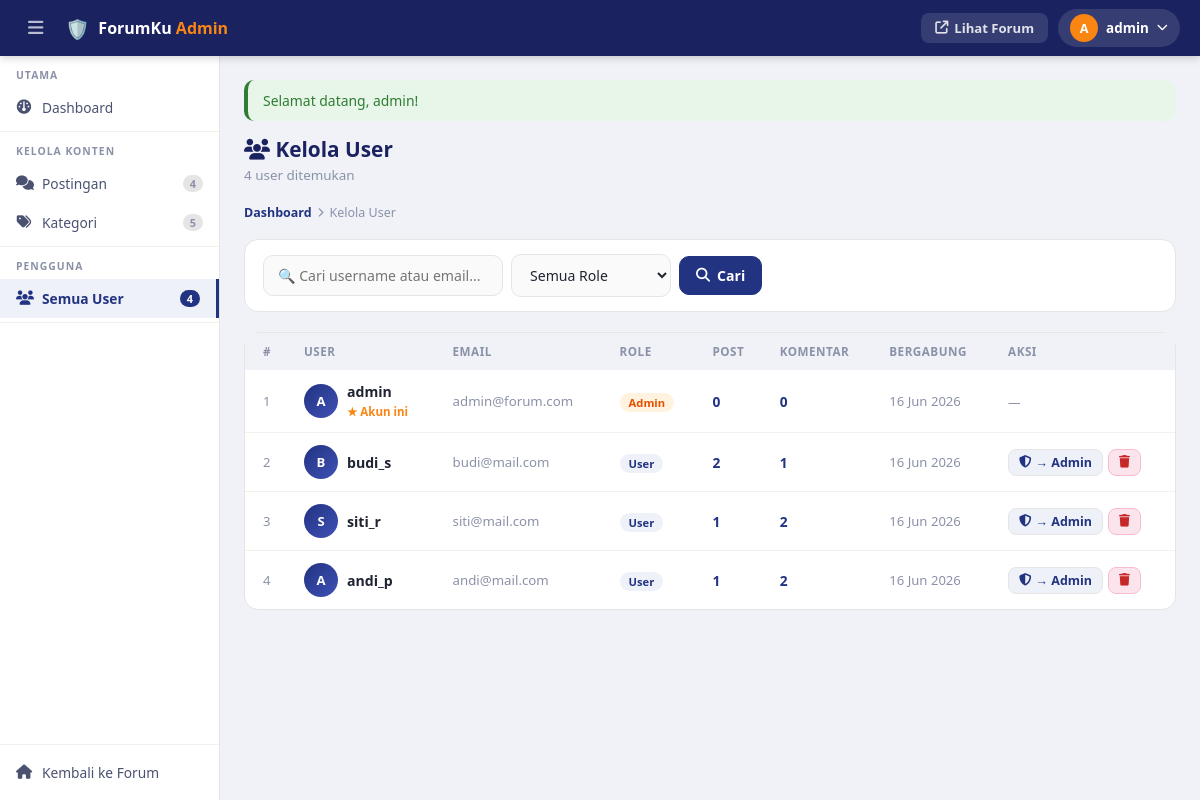
/admin/users.php (signed in), run on the app's committed database.
### tables this page shows
CREATE TABLE tb_user (
    id_user INT AUTO_INCREMENT PRIMARY KEY,
    username VARCHAR(50) NOT NULL UNIQUE,
    email VARCHAR(100) NOT NULL UNIQUE,
    password VARCHAR(255) NOT NULL,
    role ENUM('user','admin') DEFAULT 'user',
    tgl_daftar DATETIME DEFAULT CURRENT_TIMESTAMP
);

### config/db.php (called while the page is built, shortened)
<?php
function clean($d)
{
    return htmlspecialchars(strip_tags(trim($d)));
}
function getInitial($u)
{
    return strtoupper(substr($u, 0, 1));
}

### admin/users.php (the view, shortened to what this page needs)
<?php
require_once $_SERVER['DOCUMENT_ROOT'].'/forum_diskusi/config/db.php';
$search = isset($_GET['q'])?trim($_GET['q']):'';
$where  = '1=1';
$users = mysqli_query($conn,
  "SELECT u.*,(SELECT COUNT(*) FROM tb_postingan WHERE id_user=u.id_user) jp,
   (SELECT COUNT(*) FROM tb_komentar WHERE id_user=u.id_user) jk
   FROM tb_user u WHERE $where ORDER BY u.tgl_daftar DESC");
$total_rows = mysqli_num_rows($users);
require_once $_SERVER['DOCUMENT_ROOT'].'/forum_diskusi/includes/admin_header.php';
?>
<div class="admin-page-header">
  <div>
    <h1><i class="fa fa-users"></i> Kelola User</h1>
    <p><?= $total_rows ?> user ditemukan</p>
  </div>
</div>
<div class="admin-breadcrumb">
  <a href="<?= BASE_URL ?>/admin/index.php">Dashboard</a>
  <i class="fa fa-chevron-right" style="font-size:.6rem;"></i>
  <span>Kelola User</span>
</div>
<div class="admin-card" style="padding:14px 18px;">
  <form method="GET" style="display:flex;gap:8px;flex-wrap:wrap;align-items:center;">
    <input type="text" name="q" class="form-control" style="max-width:240px;" placeholder="&#128269; Cari username atau email..." value="<?= clean($search) ?>">
    <select name="role_filter" class="form-control" style="max-width:160px;">
      <option value="">Semua Role</option>
    </select>
    <button type="submit" class="btn btn-primary" style="padding:9px 16px;"><i class="fa fa-magnifying-glass"></i> Cari</button>
  </form>
</div>
<div class="admin-card" style="padding:0;">
  <div class="admin-table-wrap">
    <table class="admin-table">
      <thead>
        <tr>
          <th style="padding-left:18px;">#</th>
          <th>User</th>
          <th>Email</th>
          <th>Role</th>
          <th>Post</th>
          <th>Komentar</th>
          <th>Bergabung</th>
          <th>Aksi</th>
        </tr>
      </thead>
      <tbody>
      <?php $no=1; while($u=mysqli_fetch_assoc($users)): ?>
      <tr>
        <td style="padding-left:18px;color:#8B92A8;font-size:.82rem;"><?= $no++ ?></td>
        <td>
          <div style="display:flex;align-items:center;gap:9px;">
            <div style="width:34px;height:34px;min-width:34px;background:linear-gradient(135deg,#223382,#3f51b5);color:#fff;border-radius:50%;display:flex;align-items:center;justify-content:center;font-weight:800;font-size:.82rem;flex-shrink:0;"><?= getInitial($u['username']) ?></div>
            <div>
              <div style="font-weight:700;font-size:.88rem;"><?= clean($u['username']) ?></div>
              <?php if ($u['id_user']===$_SESSION['user_id']): ?>
              <span style="font-size:.72rem;color:#F98513;font-weight:600;">&#9733; Akun ini</span>
              <?php endif; ?>
            </div>
          </div>
        </td>
        <td style="font-size:.83rem;color:#8B92A8;"><?= clean($u['email']) ?></td>
        <td><span class="badge-role-<?= $u['role'] ?>"><?= ucfirst($u['role']) ?></span></td>
        <td style="font-weight:700;color:#223382;"><?= $u['jp'] ?></td>
        <td style="font-weight:700;color:#223382;"><?= $u['jk'] ?></td>
        <td style="font-size:.82rem;color:#8B92A8;"><?= date('d M Y',strtotime($u['tgl_daftar'])) ?></td>
        <td>
          <?php if ($u['id_user']!==$_SESSION['user_id']): ?>
          <div style="display:flex;gap:5px;">
            <a href="?role=<?= $u['id_user'] ?>" class="btn-sm" onclick="return confirm('Ubah role user ini?')" title="<?= $u['role']==='admin'?'Jadikan User':'Jadikan Admin' ?>">
              <i class="fa fa-<?= $u['role']==='admin'?'user':'shield-halved' ?>"></i>
              <?= $u['role']==='admin'?'&rarr; User':'&rarr; Admin' ?>
            </a>
            <a href="?del=<?= $u['id_user'] ?>" class="btn-sm danger" onclick="return confirmDelete('Hapus user <?= clean($u['username']) ?>? Semua postingannya akan ikut terhapus.')">
              <i class="fa fa-trash"></i>
            </a>
          </div>
          <?php else: ?>
          <span style="font-size:.78rem;color:#8B92A8;">&#8212;</span>
          <?php endif; ?>
        </td>
      </tr>
      <?php endwhile; ?>
      </tbody>
    </table>
  </div>
</div>
<?php require_once $_SERVER['DOCUMENT_ROOT'].'/forum_diskusi/includes/admin_footer.php'; ?>

### assets/css/style.css (style rules this page uses)
html { overflow-y: scroll; }
*, *::before, *::after { box-sizing: border-box; margin: 0; padding: 0; }
body { font-family: 'Segoe UI', system-ui, -apple-system, sans-serif; background: #F4F1EC; color: #1F2430; font-size: 0.92rem; min-height: 100vh; }
a { text-decoration: none; color: inherit; }
.badge-role-admin { background:#FFF3E0;color:#e65100;font-size:.7rem;font-weight:700;padding:2px 9px;border-radius:12px; }
.badge-role-user { background:#EEF1F8;color:#223382;font-size:.7rem;font-weight:600;padding:2px 9px;border-radius:12px; }
.btn { display:inline-flex;align-items:center;gap:7px;padding:9px 18px;border-radius:10px;font-size:.88rem;font-weight:600;cursor:pointer;border:1.5px solid transparent;transition:all .15s;font-family:inherit;white-space:nowrap;text-decoration:none; }
.btn-primary { background:#223382;color:#fff;border-color:#223382; }
.btn-sm { display:inline-flex;align-items:center;gap:4px;padding:4px 10px;border-radius:8px;font-size:.78rem;font-weight:600;cursor:pointer;background:#EEF1F8;color:#223382;border:1px solid #E5E5E5;transition:background .15s;white-space:nowrap;font-family:inherit;text-decoration:none; }
.btn-sm.danger { background:#fce4ec;color:#c62828;border-color:#f8bbd0; }
.form-control { width:100%;padding:10px 14px;border:1.5px solid #E5E5E5;border-radius:10px;font-size:.88rem;color:#1F2430;background:#FAFAFA;transition:border-color .2s,box-shadow .2s;font-family:inherit; }
select.form-control { cursor:pointer; }

### assets/css/admin.css (style rules this page uses)
.admin-body { background: #F0F2F8; margin: 0; font-family: 'Segoe UI', system-ui, sans-serif; }
.admin-page-header { display: flex; align-items: center; justify-content: space-between; margin-bottom: 20px; flex-wrap: wrap; gap: 12px; }
.admin-page-header h1 { font-size: 1.3rem; font-weight: 800; color: #1a2260; margin: 0; }
.admin-page-header p { font-size: .84rem; color: #8B92A8; margin: 3px 0 0; }
.admin-breadcrumb { font-size: .78rem; color: #8B92A8; margin-bottom: 18px; display: flex; align-items: center; gap: 6px; }
.admin-breadcrumb a { color: #223382; text-decoration: none; font-weight: 600; }
.admin-card { background: #fff; border: 1px solid #E5E5E5; border-radius: 14px; padding: 20px; margin-bottom: 20px; }
.admin-table-wrap { overflow-x: auto; border-radius: 0 0 14px 14px; }
.admin-table { width: 100%; border-collapse: collapse; }
.admin-table thead tr { background: #F0F2F8; }
.admin-table th { padding: 11px 14px; font-size: .73rem; font-weight: 700; color: #8B92A8; text-transform: uppercase; letter-spacing: .5px; text-align: left; white-space: nowrap; }
.admin-table td { padding: 12px 14px; border-bottom: 1px solid #F4F1EC; vertical-align: middle; font-size: .86rem; }
.admin-table tbody tr:last-child td { border-bottom: none; }

### data on the page
tb_user: username "A", username "admin", shows "★ Akun ini", email "admin@forum.com", role "Admin", jp "0", jk "0", tgl_daftar "16 Jun 2026"
tb_user: username "B", username "budi_s", email "budi@mail.com", role "User", jp "2", jk "1", tgl_daftar "16 Jun 2026", shows "→ Admin"
tb_user: username "S", username "siti_r", email "siti@mail.com", role "User", jp "1", jk "2", tgl_daftar "16 Jun 2026", shows "→ Admin"
tb_user: username "A", username "andi_p", email "andi@mail.com", role "User", jp "1", jk "2", tgl_daftar "16 Jun 2026", shows "→ Admin"

### other printed values
getInitial($_SESSION['username']) "A"
$_SESSION['username'] "admin"
$total_post "4"
$total_kat "5"
$total_user "4"
$_SESSION['msg'] "Selamat datang, admin!"
$total_rows "4"
